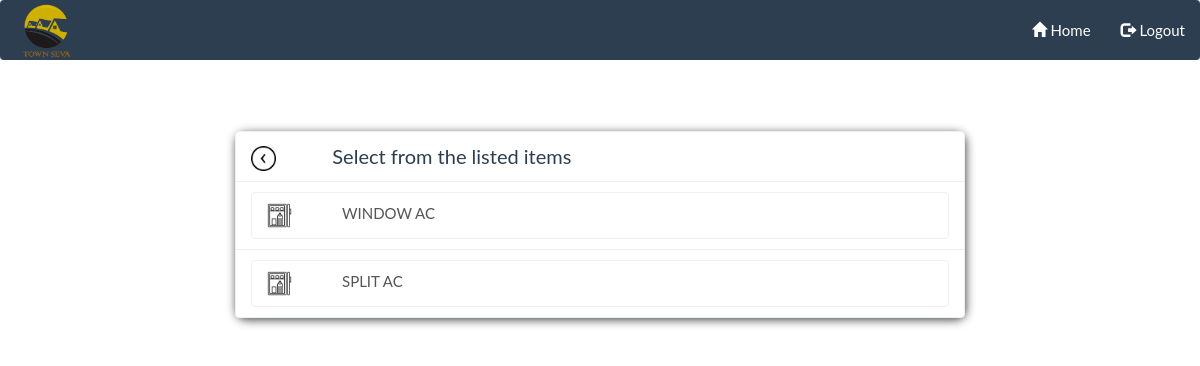
The page /subChildCategoriesView.php?id=15&service_id=13 (signed in) on the database its author committed.
### tables this page shows
CREATE TABLE `sub_child_categories` (
  `id` int(11) NOT NULL,
  `sub_category_id` int(11) NOT NULL,
  `sub_child_category_name` varchar(100) NOT NULL,
  `rate` double NOT NULL
);

### classes/connectionClass.php (called while the page is built, shortened)
<?php
   	class connection {
   	   		public function __construct() {
   				$this->con = mysqli_connect(DB_SERVER,DB_USERNAME,DB_PASSWORD,DB_DATABASE);
   		}
   }
?>

### classes/subSubCategoryClass.php (called while the page is built, shortened)
<?php
	include_once 'connectionClass.php';
	class subSubCategory extends connection {
		var $id;
		public function allSubChildCategories(){
			$query = mysqli_query($this->con, "SELECT * from sub_child_categories where `sub_category_id`='$this->id'");
			return $query;
		}
	}
 ?>

### subChildCategoriesView.php (the view, shortened to what this page needs)
<?php
	include_once 'classes/subSubCategoryClass.php';
 ?>
<!DOCTYPE html>
<html>
<head>
	<link href="css/bootstrap.min.css" rel="stylesheet">
    <link rel="stylesheet" type="text/css" href="css/subCategories.css">
</head>
<body style=" background-image: url(images/bg.jpg);
		background-size: cover;">
		<?php  include_once 'navbar.php'  ?>
		<div class = "containerfluid" >
				<div class="container">
						<div class = "row">
								<div class = "col-lg-12" >
									<div class = "col-lg-8 col-lg-offset-2" >
										<div id="list4">
										   	<ul class="list-group">
										     <li  class="list-group-item" style="font-size:20px;"><span>
										     <a href="<?php echo $url;?>"><img src="images/back1.jpeg" style="height: 25px; width: 25px;"></a>&nbsp&nbsp&nbsp&nbsp&nbsp&nbsp&nbsp&nbsp&nbsp&nbsp&nbspSelect from the listed items</span></li>
										    	<?php
										    		$listObj = new subSubCategory;
										    		$listObj->id=$_GET['id'];
										    		$res=$listObj->allSubChildCategories();
										    	 ?>
										    	 <?php while($result = mysqli_fetch_array($res)){
										    	 	?>
										    	 <li class="list-group-item"><a href="checkout.php?sub_child_id=<?php echo $result['id'];?>&sub_id=<?php echo $_GET['id']?>&main_id=<?php echo $_GET['service_id'];?>" class="list-group-item"><span ><img src="images/fr.png" style="height: 25px; width: 25px;"></span><?php
										    	 		echo $result['sub_child_category_name'];
										    	  ?></a>
										    	  <?php
										    	  	}
										    	  ?>
										      </li>
										   	</ul>
										</div>
									</div>
								</div>
						</div>
				</div>
		</div>
</body>
</html>

### css/subCategories.css (style rules this page uses)
#list4 { margin-top:50px; box-shadow: 1px 2px 10px 0px rgba(49, 50, 50, 0.89); border-radius: 10px; }
#list4 ul li span { margin-right:50px; }

### rows shown on the page
sub_child_categories: sub_child_category_name "WINDOW AC"
sub_child_categories: sub_child_category_name "SPLIT AC"
